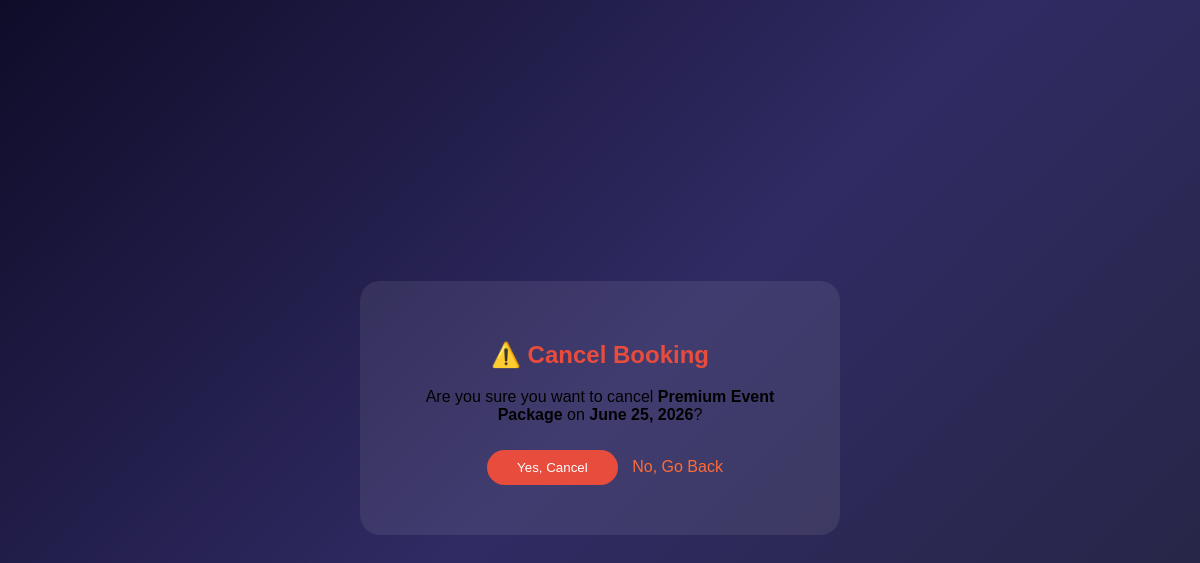
Page /cancel-booking/4/ (signed in) on the committed database.
### myapp/models.py (models this page shows, shortened)
class Booking(models.Model):
    STATUS_CHOICES = [
        ('pending', 'Pending'),
        ('confirmed', 'Confirmed'),
        ('cancelled', 'Cancelled'),
        ('completed', 'Completed'),
    ]
    user = models.ForeignKey(User, on_delete=models.CASCADE)
    package = models.ForeignKey(Product, on_delete=models.CASCADE)
    event_date = models.DateField()
    guest_count = models.IntegerField(default=50)
    special_requests = models.TextField(blank=True)
    booking_date = models.DateTimeField(auto_now_add=True)
    status = models.CharField(max_length=20, choices=STATUS_CHOICES, default='pending')

class Product(models.Model):
    product_name = models.CharField(max_length=200)
    product_price = models.DecimalField(max_digits=10, decimal_places=2)
    product_description = models.TextField(blank=True)
    created_at = models.DateTimeField(auto_now_add=True)

### myapp/views.py (the view)
# urls.py: path('cancel-booking/<int:booking_id>/', views.cancel_booking, name='cancel_booking'),
def cancel_booking(request, booking_id):
    user_id = request.session.get('user_id')
    if not user_id:
        return redirect('user_login')
    booking = get_object_or_404(Booking, id=booking_id, user_id=user_id)
    if request.method == 'POST':
        booking.status = 'cancelled'
        booking.save()
        messages.success(request, 'Booking cancelled successfully!')
        return redirect('my_bookings')
    return render(request, 'cancel_booking.html', {'booking': booking})

### templates/cancel_booking.html (shortened to what this page needs)
<!DOCTYPE html>
<html>
<head>
</head>
<body>
    <div class="cancel-container">
        <h2>⚠️ Cancel Booking</h2>
        <p>Are you sure you want to cancel <strong>{{ booking.package.product_name }}</strong> on <strong>{{ booking.event_date }}</strong>?</p>
        <form method="POST">
            <button type="submit">Yes, Cancel</button>
            <a href="{% url 'my_bookings' %}">No, Go Back</a>
        </form>
    </div>
</body>
</html>

### templates/cancel_booking.html (style rules this page uses)
body { background: linear-gradient(135deg, #0f0c29 0%, #302b63 50%, #24243e 100%); display: flex; justify-content: center; align-items: center; height: 100vh; font-family: 'Poppins', sans-serif; }
.cancel-container { background: rgba(255, 255, 255, 0.08); padding: 40px; border-radius: 20px; text-align: center; max-width: 400px; }
h2 { color: #e74c3c; }
button { background: #e74c3c; color: white; padding: 10px 30px; border: none; border-radius: 30px; cursor: pointer; margin: 10px; }
a { color: #FF6B35; text-decoration: none; }

### rows in the picture
Booking: package.product_name "Premium Event Package", event_date "June 25, 2026"
